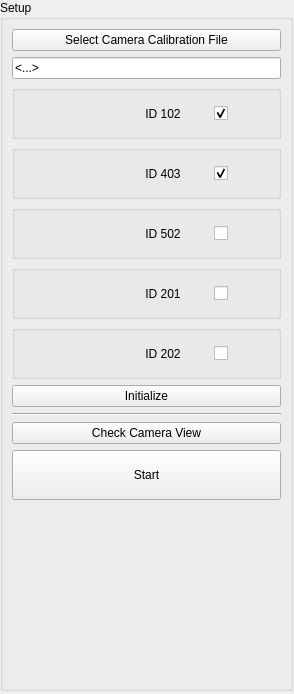
<?xml version="1.0" encoding="UTF-8"?>
<ui version="4.0">
 <class>MainWindow</class>
 <widget class="QMainWindow" name="MainWindow">
  <property name="windowModality">
   <enum>Qt::NonModal</enum>
  </property>
  <property name="enabled">
   <bool>true</bool>
  </property>
  <property name="geometry">
   <rect>
    <x>0</x>
    <y>0</y>
    <width>294</width>
    <height>694</height>
   </rect>
  </property>
  <property name="sizePolicy">
   <sizepolicy hsizetype="Expanding" vsizetype="Expanding">
    <horstretch>0</horstretch>
    <verstretch>0</verstretch>
   </sizepolicy>
  </property>
  <property name="minimumSize">
   <size>
    <width>294</width>
    <height>694</height>
   </size>
  </property>
  <property name="maximumSize">
   <size>
    <width>294</width>
    <height>694</height>
   </size>
  </property>
  <property name="windowTitle">
   <string>IGI TrackingData</string>
  </property>
  <property name="windowIcon">
   <iconset resource="IGITrackingData.qrc">
    <normaloff>:/Images/Images/icon.png</normaloff>:/Images/Images/icon.png</iconset>
  </property>
  <widget class="QWidget" name="centralwidget">
   <property name="sizePolicy">
    <sizepolicy hsizetype="MinimumExpanding" vsizetype="MinimumExpanding">
     <horstretch>0</horstretch>
     <verstretch>0</verstretch>
    </sizepolicy>
   </property>
   <property name="mouseTracking">
    <bool>true</bool>
   </property>
   <property name="focusPolicy">
    <enum>Qt::ClickFocus</enum>
   </property>
   <property name="styleSheet">
    <string>background-color: rgb(0,qlineargradient(spread:pad, x1:0, y1:0, x2:1, y2:0, stop:0 rgba(0, 0, 0, 255), stop:1 rgba(255, 255, 255, 255)) 0, 0);</string>
   </property>
   <widget class="QGroupBox" name="Setup">
    <property name="geometry">
     <rect>
      <x>0</x>
      <y>0</y>
      <width>293</width>
      <height>691</height>
     </rect>
    </property>
    <property name="title">
     <string>Setup</string>
    </property>
    <layout class="QVBoxLayout" name="verticalLayout_4">
     <item>
      <widget class="QPushButton" name="CameraCalibFileButton">
       <property name="text">
        <string>Select Camera Calibration File</string>
       </property>
      </widget>
     </item>
     <item>
      <widget class="QLineEdit" name="CameraCalibFileEdit">
       <property name="text">
        <string>&lt;...&gt;</string>
       </property>
       <property name="readOnly">
        <bool>true</bool>
       </property>
      </widget>
     </item>
     <item>
      <layout class="QVBoxLayout" name="MarkerAll">
       <item>
        <widget class="QGroupBox" name="Marker1">
         <property name="minimumSize">
          <size>
           <width>0</width>
           <height>0</height>
          </size>
         </property>
         <property name="title">
          <string/>
         </property>
         <layout class="QVBoxLayout" name="verticalLayout_9" stretch="0">
          <property name="spacing">
           <number>1</number>
          </property>
          <property name="margin">
           <number>1</number>
          </property>
          <item>
           <layout class="QVBoxLayout" name="verticalLayout_2">
            <property name="sizeConstraint">
             <enum>QLayout::SetMaximumSize</enum>
            </property>
            <item>
             <layout class="QHBoxLayout" name="horizontalLayout_2">
              <property name="sizeConstraint">
               <enum>QLayout::SetDefaultConstraint</enum>
              </property>
              <item>
               <spacer name="horizontalSpacer">
                <property name="orientation">
                 <enum>Qt::Horizontal</enum>
                </property>
                <property name="sizeType">
                 <enum>QSizePolicy::Fixed</enum>
                </property>
                <property name="sizeHint" stdset="0">
                 <size>
                  <width>40</width>
                  <height>40</height>
                 </size>
                </property>
               </spacer>
              </item>
              <item>
               <widget class="QLabel" name="LED102">
                <property name="minimumSize">
                 <size>
                  <width>0</width>
                  <height>0</height>
                 </size>
                </property>
                <property name="maximumSize">
                 <size>
                  <width>40</width>
                  <height>40</height>
                 </size>
                </property>
                <property name="text">
                 <string/>
                </property>
                <property name="pixmap">
                 <pixmap resource="IGITrackingData.qrc">:/Images/Images/redLED.png</pixmap>
                </property>
                <property name="scaledContents">
                 <bool>true</bool>
                </property>
               </widget>
              </item>
              <item>
               <widget class="QLabel" name="label_4">
                <property name="minimumSize">
                 <size>
                  <width>40</width>
                  <height>40</height>
                 </size>
                </property>
                <property name="maximumSize">
                 <size>
                  <width>40</width>
                  <height>40</height>
                 </size>
                </property>
                <property name="text">
                 <string/>
                </property>
                <property name="pixmap">
                 <pixmap resource="IGITrackingData.qrc">:/Images/Images/102.png</pixmap>
                </property>
                <property name="scaledContents">
                 <bool>true</bool>
                </property>
               </widget>
              </item>
              <item>
               <widget class="QLabel" name="label_7">
                <property name="minimumSize">
                 <size>
                  <width>50</width>
                  <height>40</height>
                 </size>
                </property>
                <property name="maximumSize">
                 <size>
                  <width>50</width>
                  <height>16777215</height>
                 </size>
                </property>
                <property name="text">
                 <string>ID 102</string>
                </property>
                <property name="alignment">
                 <set>Qt::AlignCenter</set>
                </property>
               </widget>
              </item>
              <item>
               <spacer name="horizontalSpacer_4">
                <property name="orientation">
                 <enum>Qt::Horizontal</enum>
                </property>
                <property name="sizeType">
                 <enum>QSizePolicy::Fixed</enum>
                </property>
                <property name="sizeHint" stdset="0">
                 <size>
                  <width>25</width>
                  <height>40</height>
                 </size>
                </property>
               </spacer>
              </item>
              <item>
               <widget class="QCheckBox" name="check102">
                <property name="enabled">
                 <bool>true</bool>
                </property>
                <property name="sizePolicy">
                 <sizepolicy hsizetype="Minimum" vsizetype="Expanding">
                  <horstretch>0</horstretch>
                  <verstretch>0</verstretch>
                 </sizepolicy>
                </property>
                <property name="minimumSize">
                 <size>
                  <width>0</width>
                  <height>40</height>
                 </size>
                </property>
                <property name="text">
                 <string/>
                </property>
                <property name="checked">
                 <bool>true</bool>
                </property>
               </widget>
              </item>
             </layout>
            </item>
           </layout>
          </item>
         </layout>
        </widget>
       </item>
       <item>
        <widget class="QGroupBox" name="Marker2">
         <property name="title">
          <string/>
         </property>
         <layout class="QVBoxLayout" name="verticalLayout_19" stretch="0">
          <property name="spacing">
           <number>1</number>
          </property>
          <property name="margin">
           <number>1</number>
          </property>
          <item>
           <layout class="QVBoxLayout" name="verticalLayout_13">
            <property name="sizeConstraint">
             <enum>QLayout::SetMaximumSize</enum>
            </property>
            <item>
             <layout class="QHBoxLayout" name="horizontalLayout_6">
              <item>
               <spacer name="horizontalSpacer_2">
                <property name="orientation">
                 <enum>Qt::Horizontal</enum>
                </property>
                <property name="sizeType">
                 <enum>QSizePolicy::Fixed</enum>
                </property>
                <property name="sizeHint" stdset="0">
                 <size>
                  <width>40</width>
                  <height>40</height>
                 </size>
                </property>
               </spacer>
              </item>
              <item>
               <widget class="QLabel" name="LED403">
                <property name="minimumSize">
                 <size>
                  <width>0</width>
                  <height>0</height>
                 </size>
                </property>
                <property name="maximumSize">
                 <size>
                  <width>40</width>
                  <height>40</height>
                 </size>
                </property>
                <property name="text">
                 <string/>
                </property>
                <property name="pixmap">
                 <pixmap resource="IGITrackingData.qrc">:/Images/Images/redLED.png</pixmap>
                </property>
                <property name="scaledContents">
                 <bool>true</bool>
                </property>
               </widget>
              </item>
              <item>
               <widget class="QLabel" name="label_5">
                <property name="minimumSize">
                 <size>
                  <width>40</width>
                  <height>40</height>
                 </size>
                </property>
                <property name="maximumSize">
                 <size>
                  <width>40</width>
                  <height>40</height>
                 </size>
                </property>
                <property name="text">
                 <string/>
                </property>
                <property name="pixmap">
                 <pixmap resource="IGITrackingData.qrc">:/Images/Images/403.png</pixmap>
                </property>
                <property name="scaledContents">
                 <bool>true</bool>
                </property>
               </widget>
              </item>
              <item>
               <widget class="QLabel" name="label_8">
                <property name="minimumSize">
                 <size>
                  <width>50</width>
                  <height>40</height>
                 </size>
                </property>
                <property name="maximumSize">
                 <size>
                  <width>50</width>
                  <height>16777215</height>
                 </size>
                </property>
                <property name="text">
                 <string>ID 403</string>
                </property>
                <property name="alignment">
                 <set>Qt::AlignCenter</set>
                </property>
               </widget>
              </item>
              <item>
               <spacer name="horizontalSpacer_5">
                <property name="orientation">
                 <enum>Qt::Horizontal</enum>
                </property>
                <property name="sizeType">
                 <enum>QSizePolicy::Fixed</enum>
                </property>
                <property name="sizeHint" stdset="0">
                 <size>
                  <width>25</width>
                  <height>40</height>
                 </size>
                </property>
               </spacer>
              </item>
              <item>
               <widget class="QCheckBox" name="check403">
                <property name="enabled">
                 <bool>true</bool>
                </property>
                <property name="sizePolicy">
                 <sizepolicy hsizetype="Minimum" vsizetype="Expanding">
                  <horstretch>0</horstretch>
                  <verstretch>0</verstretch>
                 </sizepolicy>
                </property>
                <property name="minimumSize">
                 <size>
                  <width>0</width>
                  <height>40</height>
                 </size>
                </property>
                <property name="text">
                 <string/>
                </property>
                <property name="checked">
                 <bool>true</bool>
                </property>
               </widget>
              </item>
             </layout>
            </item>
           </layout>
          </item>
         </layout>
        </widget>
       </item>
       <item>
        <widget class="QGroupBox" name="Marker3">
         <property name="title">
          <string/>
         </property>
         <layout class="QVBoxLayout" name="verticalLayout_21" stretch="0">
          <property name="spacing">
           <number>1</number>
          </property>
          <property name="margin">
           <number>1</number>
          </property>
          <item>
           <layout class="QVBoxLayout" name="verticalLayout_14">
            <property name="sizeConstraint">
             <enum>QLayout::SetMaximumSize</enum>
            </property>
            <item>
             <layout class="QHBoxLayout" name="horizontalLayout_8">
              <item>
               <spacer name="horizontalSpacer_3">
                <property name="orientation">
                 <enum>Qt::Horizontal</enum>
                </property>
                <property name="sizeType">
                 <enum>QSizePolicy::Fixed</enum>
                </property>
                <property name="sizeHint" stdset="0">
                 <size>
                  <width>40</width>
                  <height>40</height>
                 </size>
                </property>
               </spacer>
              </item>
              <item>
               <widget class="QLabel" name="LED502">
                <property name="maximumSize">
                 <size>
                  <width>40</width>
                  <height>40</height>
                 </size>
                </property>
                <property name="text">
                 <string/>
                </property>
                <property name="pixmap">
                 <pixmap resource="IGITrackingData.qrc">:/Images/Images/redLED.png</pixmap>
                </property>
                <property name="scaledContents">
                 <bool>true</bool>
                </property>
               </widget>
              </item>
              <item>
               <widget class="QLabel" name="label_6">
                <property name="minimumSize">
                 <size>
                  <width>40</width>
                  <height>40</height>
                 </size>
                </property>
                <property name="maximumSize">
                 <size>
                  <width>40</width>
                  <height>40</height>
                 </size>
                </property>
                <property name="text">
                 <string/>
                </property>
                <property name="pixmap">
                 <pixmap resource="IGITrackingData.qrc">:/Images/Images/502.png</pixmap>
                </property>
                <property name="scaledContents">
                 <bool>true</bool>
                </property>
               </widget>
              </item>
              <item>
               <widget class="QLabel" name="label_9">
                <property name="minimumSize">
                 <size>
                  <width>50</width>
                  <height>40</height>
                 </size>
                </property>
                <property name="maximumSize">
                 <size>
                  <width>50</width>
                  <height>16777215</height>
                 </size>
                </property>
                <property name="text">
                 <string>ID 502</string>
                </property>
                <property name="alignment">
                 <set>Qt::AlignCenter</set>
                </property>
               </widget>
              </item>
              <item>
               <spacer name="horizontalSpacer_6">
                <property name="orientation">
                 <enum>Qt::Horizontal</enum>
                </property>
                <property name="sizeType">
                 <enum>QSizePolicy::Fixed</enum>
                </property>
                <property name="sizeHint" stdset="0">
                 <size>
                  <width>25</width>
                  <height>40</height>
                 </size>
                </property>
               </spacer>
              </item>
              <item>
               <widget class="QCheckBox" name="check502">
                <property name="sizePolicy">
                 <sizepolicy hsizetype="Minimum" vsizetype="Expanding">
                  <horstretch>0</horstretch>
                  <verstretch>0</verstretch>
                 </sizepolicy>
                </property>
                <property name="minimumSize">
                 <size>
                  <width>0</width>
                  <height>40</height>
                 </size>
                </property>
                <property name="text">
                 <string/>
                </property>
               </widget>
              </item>
             </layout>
            </item>
           </layout>
          </item>
         </layout>
        </widget>
       </item>
       <item>
        <widget class="QGroupBox" name="Marker4">
         <property name="title">
          <string/>
         </property>
         <layout class="QVBoxLayout" name="verticalLayout_20" stretch="0">
          <property name="spacing">
           <number>1</number>
          </property>
          <property name="margin">
           <number>1</number>
          </property>
          <item>
           <layout class="QVBoxLayout" name="verticalLayout_15">
            <property name="sizeConstraint">
             <enum>QLayout::SetMaximumSize</enum>
            </property>
            <item>
             <layout class="QHBoxLayout" name="horizontalLayout_9">
              <item>
               <spacer name="horizontalSpacer_9">
                <property name="orientation">
                 <enum>Qt::Horizontal</enum>
                </property>
                <property name="sizeType">
                 <enum>QSizePolicy::Fixed</enum>
                </property>
                <property name="sizeHint" stdset="0">
                 <size>
                  <width>40</width>
                  <height>40</height>
                 </size>
                </property>
               </spacer>
              </item>
              <item>
               <widget class="QLabel" name="LED201">
                <property name="maximumSize">
                 <size>
                  <width>40</width>
                  <height>40</height>
                 </size>
                </property>
                <property name="text">
                 <string/>
                </property>
                <property name="pixmap">
                 <pixmap resource="IGITrackingData.qrc">:/Images/Images/redLED.png</pixmap>
                </property>
                <property name="scaledContents">
                 <bool>true</bool>
                </property>
               </widget>
              </item>
              <item>
               <widget class="QLabel" name="label_10">
                <property name="minimumSize">
                 <size>
                  <width>40</width>
                  <height>40</height>
                 </size>
                </property>
                <property name="maximumSize">
                 <size>
                  <width>40</width>
                  <height>40</height>
                 </size>
                </property>
                <property name="text">
                 <string/>
                </property>
                <property name="pixmap">
                 <pixmap resource="IGITrackingData.qrc">:/Images/Images/201.png</pixmap>
                </property>
                <property name="scaledContents">
                 <bool>true</bool>
                </property>
               </widget>
              </item>
              <item>
               <widget class="QLabel" name="label_11">
                <property name="minimumSize">
                 <size>
                  <width>50</width>
                  <height>40</height>
                 </size>
                </property>
                <property name="maximumSize">
                 <size>
                  <width>50</width>
                  <height>16777215</height>
                 </size>
                </property>
                <property name="text">
                 <string>ID 201</string>
                </property>
                <property name="alignment">
                 <set>Qt::AlignCenter</set>
                </property>
               </widget>
              </item>
              <item>
               <spacer name="horizontalSpacer_7">
                <property name="orientation">
                 <enum>Qt::Horizontal</enum>
                </property>
                <property name="sizeType">
                 <enum>QSizePolicy::Fixed</enum>
                </property>
                <property name="sizeHint" stdset="0">
                 <size>
                  <width>25</width>
                  <height>40</height>
                 </size>
                </property>
               </spacer>
              </item>
              <item>
               <widget class="QCheckBox" name="check201">
                <property name="sizePolicy">
                 <sizepolicy hsizetype="Minimum" vsizetype="Expanding">
                  <horstretch>0</horstretch>
                  <verstretch>0</verstretch>
                 </sizepolicy>
                </property>
                <property name="minimumSize">
                 <size>
                  <width>0</width>
                  <height>40</height>
                 </size>
                </property>
                <property name="text">
                 <string/>
                </property>
               </widget>
              </item>
             </layout>
            </item>
           </layout>
          </item>
         </layout>
        </widget>
       </item>
       <item>
        <widget class="QGroupBox" name="Marker5">
         <property name="title">
          <string/>
         </property>
         <layout class="QVBoxLayout" name="verticalLayout_22" stretch="0">
          <property name="spacing">
           <number>1</number>
          </property>
          <property name="margin">
           <number>1</number>
          </property>
          <item>
           <layout class="QVBoxLayout" name="verticalLayout_16">
            <property name="sizeConstraint">
             <enum>QLayout::SetMaximumSize</enum>
            </property>
            <item>
             <layout class="QHBoxLayout" name="horizontalLayout_10">
              <item>
               <spacer name="horizontalSpacer_10">
                <property name="orientation">
                 <enum>Qt::Horizontal</enum>
                </property>
                <property name="sizeType">
                 <enum>QSizePolicy::Fixed</enum>
                </property>
                <property name="sizeHint" stdset="0">
                 <size>
                  <width>40</width>
                  <height>40</height>
                 </size>
                </property>
               </spacer>
              </item>
              <item>
               <widget class="QLabel" name="LED202">
                <property name="maximumSize">
                 <size>
                  <width>40</width>
                  <height>40</height>
                 </size>
                </property>
                <property name="text">
                 <string/>
                </property>
                <property name="pixmap">
                 <pixmap resource="IGITrackingData.qrc">:/Images/Images/redLED.png</pixmap>
                </property>
                <property name="scaledContents">
                 <bool>true</bool>
                </property>
               </widget>
              </item>
              <item>
               <widget class="QLabel" name="label_12">
                <property name="minimumSize">
                 <size>
                  <width>40</width>
                  <height>40</height>
                 </size>
                </property>
                <property name="maximumSize">
                 <size>
                  <width>40</width>
                  <height>40</height>
                 </size>
                </property>
                <property name="text">
                 <string/>
                </property>
                <property name="pixmap">
                 <pixmap resource="IGITrackingData.qrc">:/Images/Images/202.png</pixmap>
                </property>
                <property name="scaledContents">
                 <bool>true</bool>
                </property>
               </widget>
              </item>
              <item>
               <widget class="QLabel" name="label_13">
                <property name="minimumSize">
                 <size>
                  <width>50</width>
                  <height>40</height>
                 </size>
                </property>
                <property name="maximumSize">
                 <size>
                  <width>50</width>
                  <height>16777215</height>
                 </size>
                </property>
                <property name="text">
                 <string>ID 202</string>
                </property>
                <property name="alignment">
                 <set>Qt::AlignCenter</set>
                </property>
               </widget>
              </item>
              <item>
               <spacer name="horizontalSpacer_8">
                <property name="orientation">
                 <enum>Qt::Horizontal</enum>
                </property>
                <property name="sizeType">
                 <enum>QSizePolicy::Fixed</enum>
                </property>
                <property name="sizeHint" stdset="0">
                 <size>
                  <width>25</width>
                  <height>40</height>
                 </size>
                </property>
               </spacer>
              </item>
              <item>
               <widget class="QCheckBox" name="check202">
                <property name="sizePolicy">
                 <sizepolicy hsizetype="Minimum" vsizetype="Expanding">
                  <horstretch>0</horstretch>
                  <verstretch>0</verstretch>
                 </sizepolicy>
                </property>
                <property name="minimumSize">
                 <size>
                  <width>0</width>
                  <height>40</height>
                 </size>
                </property>
                <property name="text">
                 <string/>
                </property>
               </widget>
              </item>
             </layout>
            </item>
           </layout>
          </item>
         </layout>
        </widget>
       </item>
      </layout>
     </item>
     <item>
      <layout class="QVBoxLayout" name="verticalLayout_7">
       <item>
        <widget class="QPushButton" name="InitializeButton">
         <property name="text">
          <string>Initialize</string>
         </property>
        </widget>
       </item>
       <item>
        <widget class="Line" name="line">
         <property name="orientation">
          <enum>Qt::Horizontal</enum>
         </property>
        </widget>
       </item>
       <item>
        <widget class="QPushButton" name="CheckPositionButton">
         <property name="text">
          <string>Check Camera View</string>
         </property>
        </widget>
       </item>
       <item>
        <layout class="QHBoxLayout" name="CheckStart">
         <item>
          <widget class="QPushButton" name="StartButton">
           <property name="minimumSize">
            <size>
             <width>0</width>
             <height>50</height>
            </size>
           </property>
           <property name="text">
            <string>Start</string>
           </property>
           <property name="checkable">
            <bool>true</bool>
           </property>
          </widget>
         </item>
        </layout>
       </item>
       <item>
        <layout class="QHBoxLayout" name="horizontalLayout_5">
         <item>
          <layout class="QVBoxLayout" name="verticalLayout_10">
           <item>
            <spacer name="verticalSpacer_2">
             <property name="orientation">
              <enum>Qt::Vertical</enum>
             </property>
             <property name="sizeHint" stdset="0">
              <size>
               <width>20</width>
               <height>40</height>
              </size>
             </property>
            </spacer>
           </item>
           <item>
            <widget class="QPushButton" name="QuitPushButton">
             <property name="enabled">
              <bool>true</bool>
             </property>
             <property name="maximumSize">
              <size>
               <width>50</width>
               <height>50</height>
              </size>
             </property>
             <property name="focusPolicy">
              <enum>Qt::StrongFocus</enum>
             </property>
             <property name="autoFillBackground">
              <bool>false</bool>
             </property>
             <property name="text">
              <string/>
             </property>
             <property name="icon">
              <iconset resource="IGITrackingData.qrc">
               <normaloff>:/Images/Images/ButtonQuit.png</normaloff>:/Images/Images/ButtonQuit.png</iconset>
             </property>
             <property name="iconSize">
              <size>
               <width>50</width>
               <height>50</height>
              </size>
             </property>
             <property name="shortcut">
              <string>Q</string>
             </property>
             <property name="flat">
              <bool>true</bool>
             </property>
            </widget>
           </item>
          </layout>
         </item>
         <item>
          <layout class="QVBoxLayout" name="verticalLayout_12">
           <item>
            <widget class="QLabel" name="logoLabel">
             <property name="text">
              <string/>
             </property>
             <property name="pixmap">
              <pixmap resource="IGITrackingData.qrc">:/Images/Images/SZI_V_cmyk.png</pixmap>
             </property>
             <property name="scaledContents">
              <bool>true</bool>
             </property>
             <property name="alignment">
              <set>Qt::AlignCenter</set>
             </property>
            </widget>
           </item>
          </layout>
         </item>
         <item>
          <layout class="QVBoxLayout" name="verticalLayout_11">
           <item>
            <spacer name="verticalSpacer_3">
             <property name="orientation">
              <enum>Qt::Vertical</enum>
             </property>
             <property name="sizeHint" stdset="0">
              <size>
               <width>20</width>
               <height>40</height>
              </size>
             </property>
            </spacer>
           </item>
           <item>
            <widget class="QPushButton" name="helpButton">
             <property name="maximumSize">
              <size>
               <width>40</width>
               <height>40</height>
              </size>
             </property>
             <property name="text">
              <string/>
             </property>
             <property name="icon">
              <iconset resource="IGITrackingData.qrc">
               <normaloff>:/Images/Images/help.png</normaloff>:/Images/Images/help.png</iconset>
             </property>
             <property name="iconSize">
              <size>
               <width>40</width>
               <height>40</height>
              </size>
             </property>
             <property name="shortcut">
              <string>H</string>
             </property>
             <property name="flat">
              <bool>true</bool>
             </property>
            </widget>
           </item>
          </layout>
         </item>
        </layout>
       </item>
      </layout>
     </item>
    </layout>
   </widget>
  </widget>
 </widget>
 <resources>
  <include location="IGITrackingData.qrc"/>
  <include location="../IGIPlanning/IGIPlanning.qrc"/>
  <include location="IGITrackingData.qrc"/>
  <include location="IGITrackingData.qrc"/>
 </resources>
 <connections/>
</ui>
